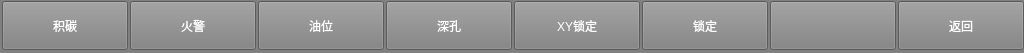
<?xml version="1.0" encoding="UTF-8"?>
<ui version="4.0">
 <class>seconlevel_f5</class>
 <widget class="QWidget" name="seconlevel_f5">
  <property name="geometry">
   <rect>
    <x>0</x>
    <y>0</y>
    <width>1024</width>
    <height>53</height>
   </rect>
  </property>
  <property name="palette">
   <palette>
    <active>
     <colorrole role="WindowText">
      <brush brushstyle="SolidPattern">
       <color alpha="255">
        <red>255</red>
        <green>255</green>
        <blue>255</blue>
       </color>
      </brush>
     </colorrole>
     <colorrole role="Button">
      <brush brushstyle="SolidPattern">
       <color alpha="255">
        <red>128</red>
        <green>128</green>
        <blue>128</blue>
       </color>
      </brush>
     </colorrole>
     <colorrole role="Light">
      <brush brushstyle="SolidPattern">
       <color alpha="255">
        <red>192</red>
        <green>192</green>
        <blue>192</blue>
       </color>
      </brush>
     </colorrole>
     <colorrole role="Midlight">
      <brush brushstyle="SolidPattern">
       <color alpha="255">
        <red>160</red>
        <green>160</green>
        <blue>160</blue>
       </color>
      </brush>
     </colorrole>
     <colorrole role="Dark">
      <brush brushstyle="SolidPattern">
       <color alpha="255">
        <red>64</red>
        <green>64</green>
        <blue>64</blue>
       </color>
      </brush>
     </colorrole>
     <colorrole role="Mid">
      <brush brushstyle="SolidPattern">
       <color alpha="255">
        <red>85</red>
        <green>85</green>
        <blue>85</blue>
       </color>
      </brush>
     </colorrole>
     <colorrole role="Text">
      <brush brushstyle="SolidPattern">
       <color alpha="255">
        <red>255</red>
        <green>255</green>
        <blue>255</blue>
       </color>
      </brush>
     </colorrole>
     <colorrole role="BrightText">
      <brush brushstyle="SolidPattern">
       <color alpha="255">
        <red>255</red>
        <green>255</green>
        <blue>255</blue>
       </color>
      </brush>
     </colorrole>
     <colorrole role="ButtonText">
      <brush brushstyle="SolidPattern">
       <color alpha="255">
        <red>255</red>
        <green>255</green>
        <blue>255</blue>
       </color>
      </brush>
     </colorrole>
     <colorrole role="Base">
      <brush brushstyle="SolidPattern">
       <color alpha="255">
        <red>0</red>
        <green>0</green>
        <blue>0</blue>
       </color>
      </brush>
     </colorrole>
     <colorrole role="Window">
      <brush brushstyle="SolidPattern">
       <color alpha="255">
        <red>128</red>
        <green>128</green>
        <blue>128</blue>
       </color>
      </brush>
     </colorrole>
     <colorrole role="Shadow">
      <brush brushstyle="SolidPattern">
       <color alpha="255">
        <red>0</red>
        <green>0</green>
        <blue>0</blue>
       </color>
      </brush>
     </colorrole>
     <colorrole role="AlternateBase">
      <brush brushstyle="SolidPattern">
       <color alpha="255">
        <red>64</red>
        <green>64</green>
        <blue>64</blue>
       </color>
      </brush>
     </colorrole>
     <colorrole role="ToolTipBase">
      <brush brushstyle="SolidPattern">
       <color alpha="255">
        <red>255</red>
        <green>255</green>
        <blue>220</blue>
       </color>
      </brush>
     </colorrole>
     <colorrole role="ToolTipText">
      <brush brushstyle="SolidPattern">
       <color alpha="255">
        <red>0</red>
        <green>0</green>
        <blue>0</blue>
       </color>
      </brush>
     </colorrole>
    </active>
    <inactive>
     <colorrole role="WindowText">
      <brush brushstyle="SolidPattern">
       <color alpha="255">
        <red>255</red>
        <green>255</green>
        <blue>255</blue>
       </color>
      </brush>
     </colorrole>
     <colorrole role="Button">
      <brush brushstyle="SolidPattern">
       <color alpha="255">
        <red>128</red>
        <green>128</green>
        <blue>128</blue>
       </color>
      </brush>
     </colorrole>
     <colorrole role="Light">
      <brush brushstyle="SolidPattern">
       <color alpha="255">
        <red>192</red>
        <green>192</green>
        <blue>192</blue>
       </color>
      </brush>
     </colorrole>
     <colorrole role="Midlight">
      <brush brushstyle="SolidPattern">
       <color alpha="255">
        <red>160</red>
        <green>160</green>
        <blue>160</blue>
       </color>
      </brush>
     </colorrole>
     <colorrole role="Dark">
      <brush brushstyle="SolidPattern">
       <color alpha="255">
        <red>64</red>
        <green>64</green>
        <blue>64</blue>
       </color>
      </brush>
     </colorrole>
     <colorrole role="Mid">
      <brush brushstyle="SolidPattern">
       <color alpha="255">
        <red>85</red>
        <green>85</green>
        <blue>85</blue>
       </color>
      </brush>
     </colorrole>
     <colorrole role="Text">
      <brush brushstyle="SolidPattern">
       <color alpha="255">
        <red>255</red>
        <green>255</green>
        <blue>255</blue>
       </color>
      </brush>
     </colorrole>
     <colorrole role="BrightText">
      <brush brushstyle="SolidPattern">
       <color alpha="255">
        <red>255</red>
        <green>255</green>
        <blue>255</blue>
       </color>
      </brush>
     </colorrole>
     <colorrole role="ButtonText">
      <brush brushstyle="SolidPattern">
       <color alpha="255">
        <red>255</red>
        <green>255</green>
        <blue>255</blue>
       </color>
      </brush>
     </colorrole>
     <colorrole role="Base">
      <brush brushstyle="SolidPattern">
       <color alpha="255">
        <red>0</red>
        <green>0</green>
        <blue>0</blue>
       </color>
      </brush>
     </colorrole>
     <colorrole role="Window">
      <brush brushstyle="SolidPattern">
       <color alpha="255">
        <red>128</red>
        <green>128</green>
        <blue>128</blue>
       </color>
      </brush>
     </colorrole>
     <colorrole role="Shadow">
      <brush brushstyle="SolidPattern">
       <color alpha="255">
        <red>0</red>
        <green>0</green>
        <blue>0</blue>
       </color>
      </brush>
     </colorrole>
     <colorrole role="AlternateBase">
      <brush brushstyle="SolidPattern">
       <color alpha="255">
        <red>64</red>
        <green>64</green>
        <blue>64</blue>
       </color>
      </brush>
     </colorrole>
     <colorrole role="ToolTipBase">
      <brush brushstyle="SolidPattern">
       <color alpha="255">
        <red>255</red>
        <green>255</green>
        <blue>220</blue>
       </color>
      </brush>
     </colorrole>
     <colorrole role="ToolTipText">
      <brush brushstyle="SolidPattern">
       <color alpha="255">
        <red>0</red>
        <green>0</green>
        <blue>0</blue>
       </color>
      </brush>
     </colorrole>
    </inactive>
    <disabled>
     <colorrole role="WindowText">
      <brush brushstyle="SolidPattern">
       <color alpha="255">
        <red>64</red>
        <green>64</green>
        <blue>64</blue>
       </color>
      </brush>
     </colorrole>
     <colorrole role="Button">
      <brush brushstyle="SolidPattern">
       <color alpha="255">
        <red>128</red>
        <green>128</green>
        <blue>128</blue>
       </color>
      </brush>
     </colorrole>
     <colorrole role="Light">
      <brush brushstyle="SolidPattern">
       <color alpha="255">
        <red>192</red>
        <green>192</green>
        <blue>192</blue>
       </color>
      </brush>
     </colorrole>
     <colorrole role="Midlight">
      <brush brushstyle="SolidPattern">
       <color alpha="255">
        <red>160</red>
        <green>160</green>
        <blue>160</blue>
       </color>
      </brush>
     </colorrole>
     <colorrole role="Dark">
      <brush brushstyle="SolidPattern">
       <color alpha="255">
        <red>64</red>
        <green>64</green>
        <blue>64</blue>
       </color>
      </brush>
     </colorrole>
     <colorrole role="Mid">
      <brush brushstyle="SolidPattern">
       <color alpha="255">
        <red>85</red>
        <green>85</green>
        <blue>85</blue>
       </color>
      </brush>
     </colorrole>
     <colorrole role="Text">
      <brush brushstyle="SolidPattern">
       <color alpha="255">
        <red>64</red>
        <green>64</green>
        <blue>64</blue>
       </color>
      </brush>
     </colorrole>
     <colorrole role="BrightText">
      <brush brushstyle="SolidPattern">
       <color alpha="255">
        <red>255</red>
        <green>255</green>
        <blue>255</blue>
       </color>
      </brush>
     </colorrole>
     <colorrole role="ButtonText">
      <brush brushstyle="SolidPattern">
       <color alpha="255">
        <red>64</red>
        <green>64</green>
        <blue>64</blue>
       </color>
      </brush>
     </colorrole>
     <colorrole role="Base">
      <brush brushstyle="SolidPattern">
       <color alpha="255">
        <red>128</red>
        <green>128</green>
        <blue>128</blue>
       </color>
      </brush>
     </colorrole>
     <colorrole role="Window">
      <brush brushstyle="SolidPattern">
       <color alpha="255">
        <red>128</red>
        <green>128</green>
        <blue>128</blue>
       </color>
      </brush>
     </colorrole>
     <colorrole role="Shadow">
      <brush brushstyle="SolidPattern">
       <color alpha="255">
        <red>0</red>
        <green>0</green>
        <blue>0</blue>
       </color>
      </brush>
     </colorrole>
     <colorrole role="AlternateBase">
      <brush brushstyle="SolidPattern">
       <color alpha="255">
        <red>128</red>
        <green>128</green>
        <blue>128</blue>
       </color>
      </brush>
     </colorrole>
     <colorrole role="ToolTipBase">
      <brush brushstyle="SolidPattern">
       <color alpha="255">
        <red>255</red>
        <green>255</green>
        <blue>220</blue>
       </color>
      </brush>
     </colorrole>
     <colorrole role="ToolTipText">
      <brush brushstyle="SolidPattern">
       <color alpha="255">
        <red>0</red>
        <green>0</green>
        <blue>0</blue>
       </color>
      </brush>
     </colorrole>
    </disabled>
   </palette>
  </property>
  <property name="windowTitle">
   <string>Form</string>
  </property>
  <property name="autoFillBackground">
   <bool>true</bool>
  </property>
  <widget class="QWidget" name="horizontalLayoutWidget">
   <property name="geometry">
    <rect>
     <x>0</x>
     <y>0</y>
     <width>1031</width>
     <height>51</height>
    </rect>
   </property>
   <layout class="QHBoxLayout" name="horizontalLayout">
    <property name="spacing">
     <number>2</number>
    </property>
    <property name="leftMargin">
     <number>2</number>
    </property>
    <property name="topMargin">
     <number>1</number>
    </property>
    <property name="rightMargin">
     <number>3</number>
    </property>
    <property name="bottomMargin">
     <number>1</number>
    </property>
    <item>
     <widget class="QPushButton" name="pushButton_F1">
      <property name="sizePolicy">
       <sizepolicy hsizetype="Preferred" vsizetype="Preferred">
        <horstretch>0</horstretch>
        <verstretch>0</verstretch>
       </sizepolicy>
      </property>
      <property name="minimumSize">
       <size>
        <width>126</width>
        <height>0</height>
       </size>
      </property>
      <property name="focusPolicy">
       <enum>Qt::NoFocus</enum>
      </property>
      <property name="text">
       <string>积碳</string>
      </property>
     </widget>
    </item>
    <item>
     <widget class="QPushButton" name="pushButton_F2">
      <property name="sizePolicy">
       <sizepolicy hsizetype="Preferred" vsizetype="Preferred">
        <horstretch>0</horstretch>
        <verstretch>0</verstretch>
       </sizepolicy>
      </property>
      <property name="minimumSize">
       <size>
        <width>126</width>
        <height>0</height>
       </size>
      </property>
      <property name="focusPolicy">
       <enum>Qt::NoFocus</enum>
      </property>
      <property name="text">
       <string>火警</string>
      </property>
     </widget>
    </item>
    <item>
     <widget class="QPushButton" name="pushButton_F3">
      <property name="sizePolicy">
       <sizepolicy hsizetype="Preferred" vsizetype="Preferred">
        <horstretch>0</horstretch>
        <verstretch>0</verstretch>
       </sizepolicy>
      </property>
      <property name="minimumSize">
       <size>
        <width>126</width>
        <height>0</height>
       </size>
      </property>
      <property name="focusPolicy">
       <enum>Qt::NoFocus</enum>
      </property>
      <property name="text">
       <string>油位</string>
      </property>
     </widget>
    </item>
    <item>
     <widget class="QPushButton" name="pushButton_F4">
      <property name="sizePolicy">
       <sizepolicy hsizetype="Preferred" vsizetype="Preferred">
        <horstretch>0</horstretch>
        <verstretch>0</verstretch>
       </sizepolicy>
      </property>
      <property name="minimumSize">
       <size>
        <width>126</width>
        <height>0</height>
       </size>
      </property>
      <property name="focusPolicy">
       <enum>Qt::NoFocus</enum>
      </property>
      <property name="text">
       <string>深孔</string>
      </property>
     </widget>
    </item>
    <item>
     <widget class="QPushButton" name="pushButton_F5">
      <property name="sizePolicy">
       <sizepolicy hsizetype="Preferred" vsizetype="Preferred">
        <horstretch>0</horstretch>
        <verstretch>0</verstretch>
       </sizepolicy>
      </property>
      <property name="minimumSize">
       <size>
        <width>126</width>
        <height>0</height>
       </size>
      </property>
      <property name="focusPolicy">
       <enum>Qt::NoFocus</enum>
      </property>
      <property name="text">
       <string>XY锁定</string>
      </property>
     </widget>
    </item>
    <item>
     <widget class="QPushButton" name="pushButton_F6">
      <property name="sizePolicy">
       <sizepolicy hsizetype="Preferred" vsizetype="Preferred">
        <horstretch>0</horstretch>
        <verstretch>0</verstretch>
       </sizepolicy>
      </property>
      <property name="minimumSize">
       <size>
        <width>126</width>
        <height>0</height>
       </size>
      </property>
      <property name="focusPolicy">
       <enum>Qt::NoFocus</enum>
      </property>
      <property name="text">
       <string>锁定</string>
      </property>
     </widget>
    </item>
    <item>
     <widget class="QPushButton" name="pushButton_F7">
      <property name="sizePolicy">
       <sizepolicy hsizetype="Preferred" vsizetype="Preferred">
        <horstretch>0</horstretch>
        <verstretch>0</verstretch>
       </sizepolicy>
      </property>
      <property name="minimumSize">
       <size>
        <width>126</width>
        <height>0</height>
       </size>
      </property>
      <property name="focusPolicy">
       <enum>Qt::NoFocus</enum>
      </property>
      <property name="text">
       <string/>
      </property>
     </widget>
    </item>
    <item>
     <widget class="QPushButton" name="pushButton_F8">
      <property name="sizePolicy">
       <sizepolicy hsizetype="Preferred" vsizetype="Preferred">
        <horstretch>0</horstretch>
        <verstretch>0</verstretch>
       </sizepolicy>
      </property>
      <property name="minimumSize">
       <size>
        <width>126</width>
        <height>0</height>
       </size>
      </property>
      <property name="focusPolicy">
       <enum>Qt::NoFocus</enum>
      </property>
      <property name="text">
       <string>返回</string>
      </property>
     </widget>
    </item>
    <item>
     <spacer name="horizontalSpacer">
      <property name="orientation">
       <enum>Qt::Horizontal</enum>
      </property>
      <property name="sizeHint" stdset="0">
       <size>
        <width>40</width>
        <height>20</height>
       </size>
      </property>
     </spacer>
    </item>
   </layout>
  </widget>
 </widget>
 <resources/>
 <connections/>
</ui>
